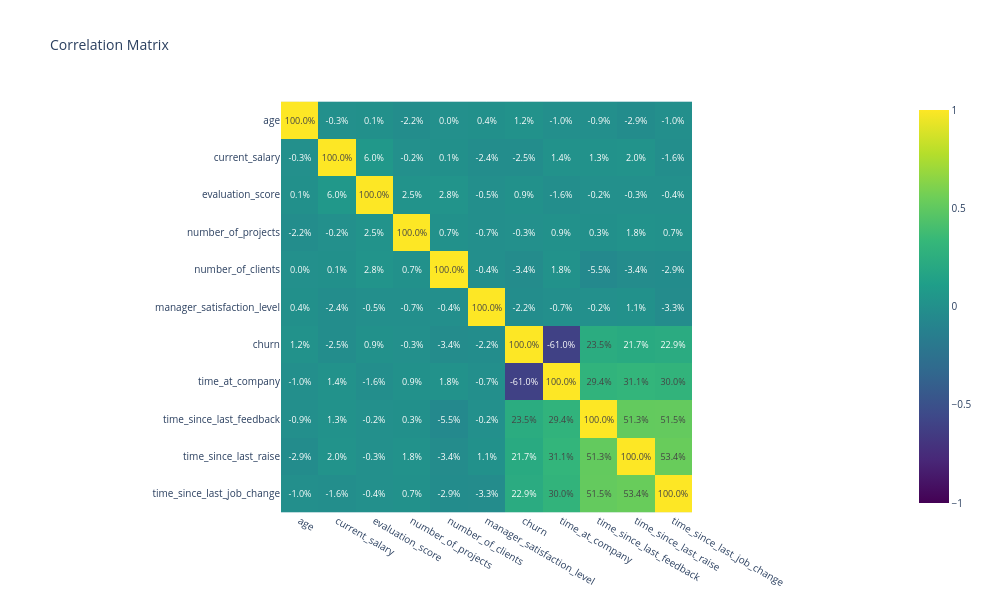

Here is the notebook cell this chart was saved with:
### Code cell
numeric_features = df_churn.select_dtypes(include=['int64', 'float64']).columns
corr_matrix = df_churn[numeric_features].corr()

fig = px.imshow(corr_matrix,
                title="Correlation Matrix",
                color_continuous_scale='Viridis',
                zmax=1,
                zmin=-1)

fig.update_traces(text=corr_matrix, texttemplate='%{text:.1%}', textfont={'size': 9})
fig.update_layout(
    width=1000,
    height=600,
    title_font=dict(size=14),
    font=dict(size=10)
)

fig.show()
